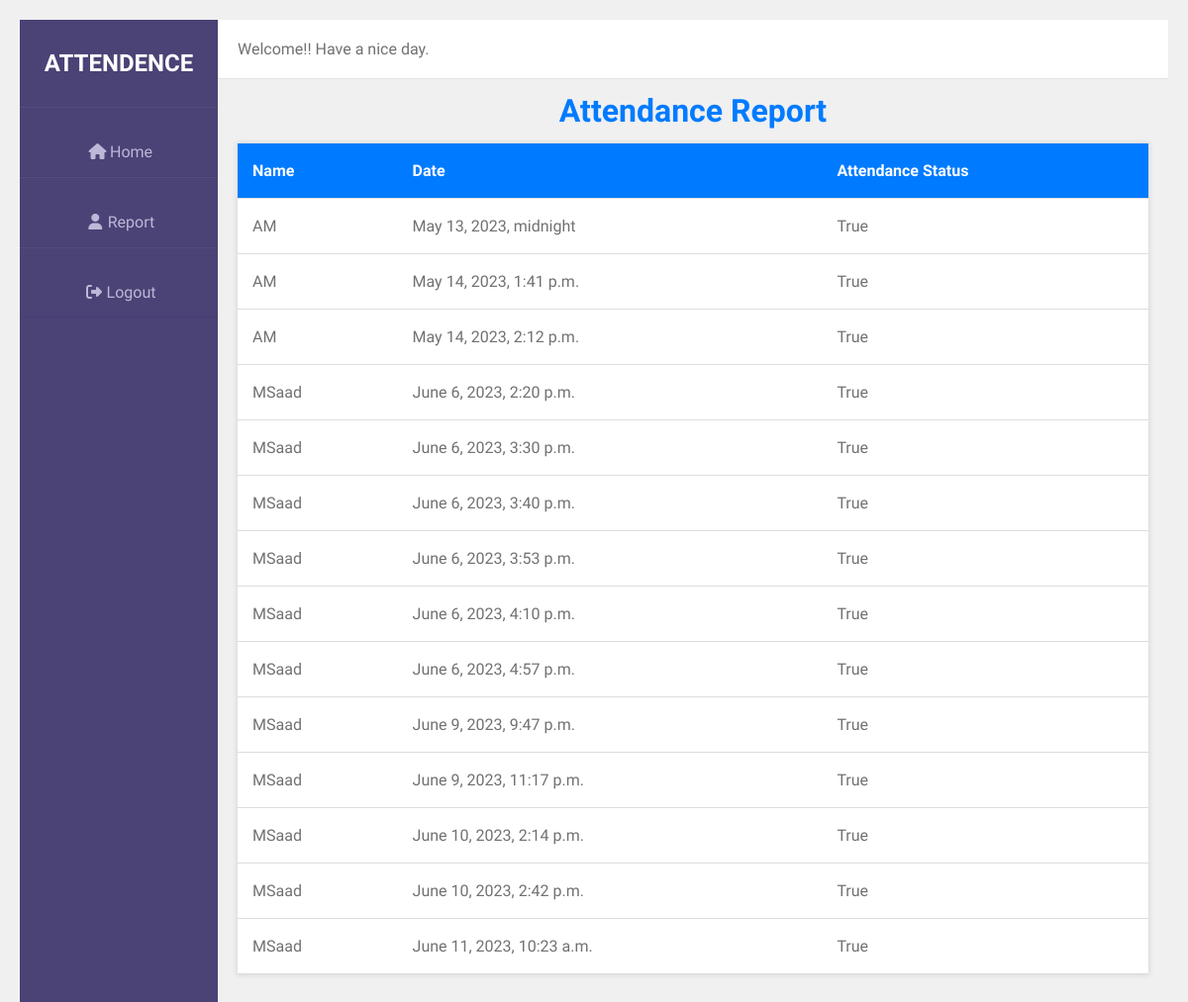
Page /teacher-view-attendence-report/ (signed in) on the earlier database version.
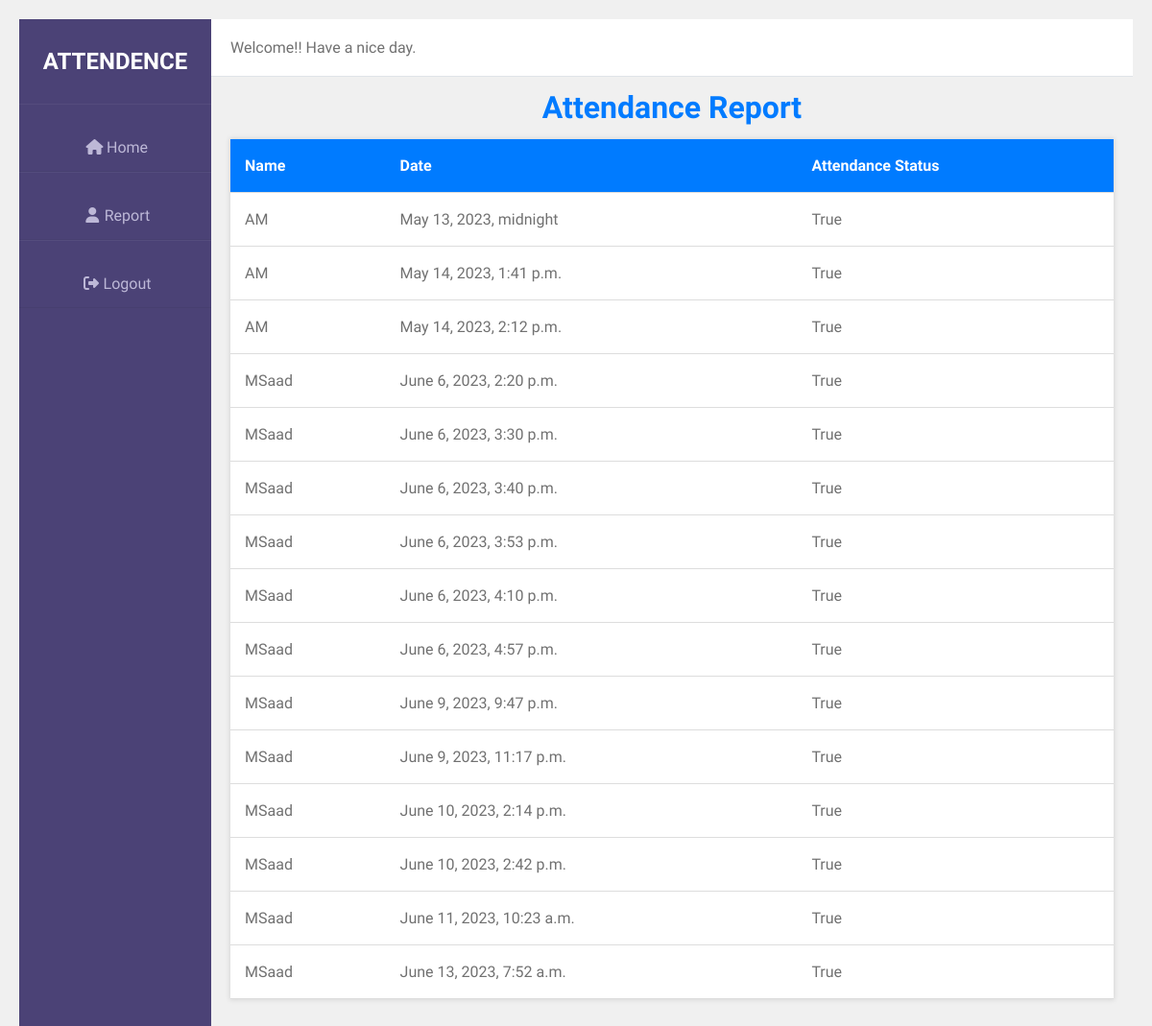
Same page on the later database version.
### student/models.py (models this page shows, shortened)
class Student(models.Model):
    name = models.CharField(max_length=100)
    roll_number = models.IntegerField()
    email = models.EmailField(default='std@gmail.com', unique=True, null=True, blank=True)
    password = models.CharField(max_length=50,default='1234',null=True, blank=True)
    class_name = models.ForeignKey(Class, on_delete=models.CASCADE)
    image = models.ImageField(upload_to='images/', null=True, blank=True)
    def __str__(self):
        return self.name

class Attendance(models.Model):
    date = models.DateTimeField(auto_now_add=True)
    student = models.ForeignKey(Student, on_delete=models.CASCADE, related_name='attendance_records')
    status = models.BooleanField(default=False)

### student/views.py (the view)
# urls.py: path('teacher-view-attendence-report/',views.teacher_view_attendance,name ='teacher_view_attendence_report'),
def teacher_view_attendance(request):
    teacher = Teacher.objects.get(user=request.user)
    print("teacher name",teacher)
    class_obj = teacher.teacher_class
    print("teacher class",class_obj)
    students = Student.objects.filter(class_name=class_obj)
    print("teacher student",students)
    attendance_records = Attendance.objects.filter(student__class_name=class_obj)
    attendance_data = {}
    for student in students:
        attendance_data[student.name] = []
    for record in attendance_records:
        attendance_data[record.student.name].append((record.date, record.status))
    print("class attendence record",attendance_data)
    return render(request, 'teacher_attendance_report.html', {'attendance_data': attendance_data})

### student/models.py (called while the page is built)
    def __str__(self):
        return self.name

    def __str__(self):
        return self.name

### student/templates/teacher_attendance_report.html (shortened to what this page needs)
{% extends 'base.html' %}
{% block content %}
    <h1>Attendance Report</h1>
    <table>
        <thead>
            <tr>
                <th>Name</th>
                <th>Date</th>
                <th>Attendance Status</th>
            </tr>
        </thead>
        <tbody>
            {% for name, data in attendance_data.items %}
            {% for date, status in data %}
            <tr>
                <td>{{ name }}</td>
                <td>{{ date }}</td>
                <td>{{ status }}</td>
            </tr>
            {% endfor %}
            {% endfor %}
        </tbody>
    </table>
{% endblock %}

Differences in the rows shown:
added Attendance: data "June 13, 2023, 7:52 a.m."
Other differences:
new list line: "MSaad"
new list line: "True"
